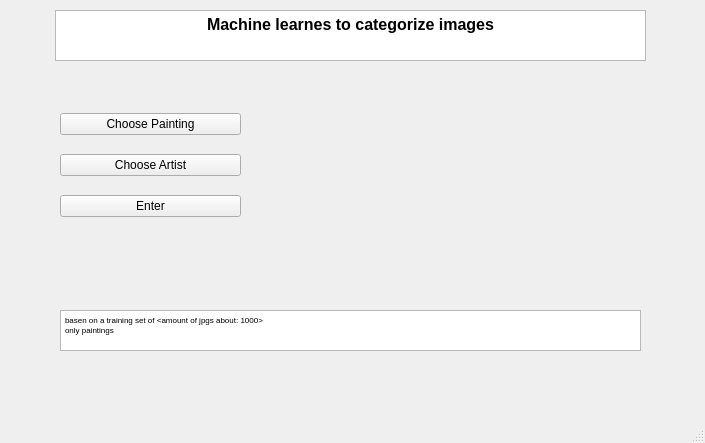
<?xml version="1.0" encoding="UTF-8"?>
<ui version="4.0">
 <class>MainWindow</class>
 <widget class="QMainWindow" name="MainWindow">
  <property name="geometry">
   <rect>
    <x>0</x>
    <y>0</y>
    <width>705</width>
    <height>443</height>
   </rect>
  </property>
  <property name="windowTitle">
   <string>MainWindow</string>
  </property>
  <widget class="QWidget" name="centralwidget">
   <widget class="QTextBrowser" name="title">
    <property name="geometry">
     <rect>
      <x>55</x>
      <y>10</y>
      <width>591</width>
      <height>51</height>
     </rect>
    </property>
    <property name="html">
     <string>&lt;!DOCTYPE HTML PUBLIC &quot;-//W3C//DTD HTML 4.0//EN&quot; &quot;http://www.w3.org/TR/REC-html40/strict.dtd&quot;&gt;
&lt;html&gt;&lt;head&gt;&lt;meta name=&quot;qrichtext&quot; content=&quot;1&quot; /&gt;&lt;meta charset=&quot;utf-8&quot; /&gt;&lt;style type=&quot;text/css&quot;&gt;
p, li { white-space: pre-wrap; }
hr { height: 1px; border-width: 0; }
li.unchecked::marker { content: &quot;\2610&quot;; }
li.checked::marker { content: &quot;\2612&quot;; }
&lt;/style&gt;&lt;/head&gt;&lt;body style=&quot; font-family:'Segoe UI'; font-size:9pt; font-weight:400; font-style:normal;&quot;&gt;
&lt;p align=&quot;center&quot; style=&quot; margin-top:0px; margin-bottom:0px; margin-left:0px; margin-right:0px; -qt-block-indent:0; text-indent:0px;&quot;&gt;&lt;span style=&quot; font-size:12pt; font-weight:700;&quot;&gt;Machine learnes to categorize images&lt;/span&gt;&lt;/p&gt;&lt;/body&gt;&lt;/html&gt;</string>
    </property>
   </widget>
   <widget class="QLabel" name="painting1">
    <property name="geometry">
     <rect>
      <x>440</x>
      <y>80</y>
      <width>201</width>
      <height>211</height>
     </rect>
    </property>
    <property name="text">
     <string/>
    </property>
    <property name="pixmap">
     <pixmap>../../../../Documents/test4/Frida_Kahlo_19.jpg</pixmap>
    </property>
    <property name="scaledContents">
     <bool>true</bool>
    </property>
   </widget>
   <widget class="QLabel" name="painting2">
    <property name="geometry">
     <rect>
      <x>280</x>
      <y>80</y>
      <width>151</width>
      <height>211</height>
     </rect>
    </property>
    <property name="text">
     <string/>
    </property>
    <property name="pixmap">
     <pixmap>example_paintings/Vincent_van_Gogh_245.jpg</pixmap>
    </property>
    <property name="scaledContents">
     <bool>true</bool>
    </property>
   </widget>
   <widget class="QWidget" name="verticalLayoutWidget">
    <property name="geometry">
     <rect>
      <x>60</x>
      <y>100</y>
      <width>181</width>
      <height>131</height>
     </rect>
    </property>
    <layout class="QVBoxLayout" name="verticalLayout">
     <item>
      <widget class="QPushButton" name="painting">
       <property name="text">
        <string>Choose Painting</string>
       </property>
       <property name="checkable">
        <bool>false</bool>
       </property>
      </widget>
     </item>
     <item>
      <widget class="QPushButton" name="artist">
       <property name="text">
        <string>Choose Artist</string>
       </property>
      </widget>
     </item>
     <item>
      <widget class="QPushButton" name="enter">
       <property name="text">
        <string>Enter</string>
       </property>
      </widget>
     </item>
    </layout>
   </widget>
   <widget class="QTextBrowser" name="footer">
    <property name="geometry">
     <rect>
      <x>60</x>
      <y>310</y>
      <width>581</width>
      <height>41</height>
     </rect>
    </property>
    <property name="html">
     <string>&lt;!DOCTYPE HTML PUBLIC &quot;-//W3C//DTD HTML 4.0//EN&quot; &quot;http://www.w3.org/TR/REC-html40/strict.dtd&quot;&gt;
&lt;html&gt;&lt;head&gt;&lt;meta name=&quot;qrichtext&quot; content=&quot;1&quot; /&gt;&lt;meta charset=&quot;utf-8&quot; /&gt;&lt;style type=&quot;text/css&quot;&gt;
p, li { white-space: pre-wrap; }
hr { height: 1px; border-width: 0; }
li.unchecked::marker { content: &quot;\2610&quot;; }
li.checked::marker { content: &quot;\2612&quot;; }
&lt;/style&gt;&lt;/head&gt;&lt;body style=&quot; font-family:'Segoe UI'; font-size:9pt; font-weight:400; font-style:normal;&quot;&gt;
&lt;p style=&quot; margin-top:0px; margin-bottom:0px; margin-left:0px; margin-right:0px; -qt-block-indent:0; text-indent:0px;&quot;&gt;&lt;span style=&quot; font-size:6pt;&quot;&gt;basen on a training set of &amp;lt;amount of jpgs about: 1000&amp;gt;&lt;/span&gt;&lt;/p&gt;
&lt;p style=&quot; margin-top:0px; margin-bottom:0px; margin-left:0px; margin-right:0px; -qt-block-indent:0; text-indent:0px;&quot;&gt;&lt;span style=&quot; font-size:6pt;&quot;&gt;only paintings&lt;/span&gt;&lt;/p&gt;&lt;/body&gt;&lt;/html&gt;</string>
    </property>
   </widget>
  </widget>
  <widget class="QMenuBar" name="menubar">
   <property name="geometry">
    <rect>
     <x>0</x>
     <y>0</y>
     <width>705</width>
     <height>26</height>
    </rect>
   </property>
  </widget>
  <widget class="QStatusBar" name="statusbar"/>
 </widget>
 <resources/>
 <connections/>
</ui>
